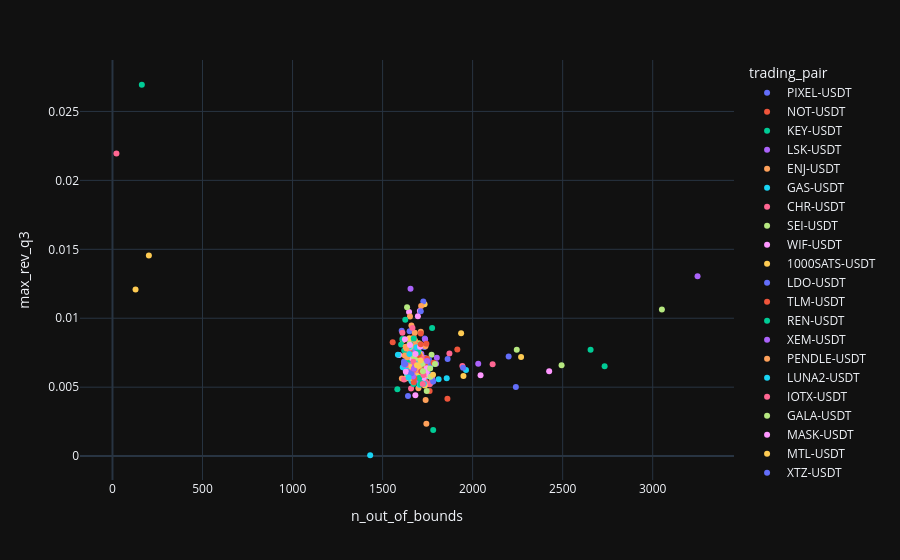

Write notebook code for a chart like this one.
### Code cell
fig = px.scatter(report, x="n_out_of_bounds", y="max_rev_q3", color="trading_pair")
fig.show()
